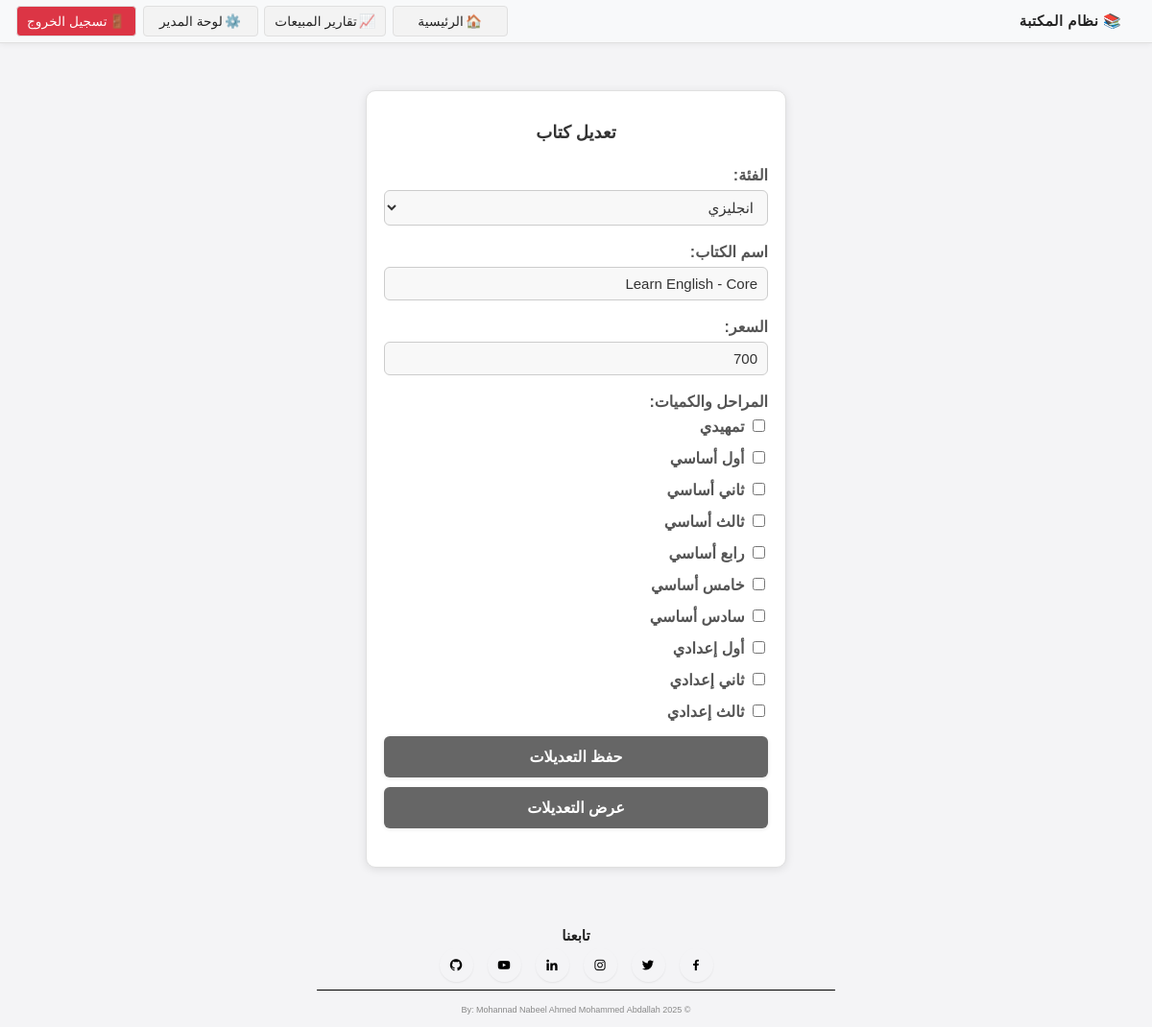
The page /public/edit_book.php?id=2 (signed in) on the database its author committed.
### tables this page shows
CREATE TABLE `books` (
  `id` int(11) NOT NULL,
  `title` varchar(255) DEFAULT NULL,
  `category` varchar(100) DEFAULT NULL,
  `grade_from` varchar(50) DEFAULT NULL,
  `grade_to` varchar(50) DEFAULT NULL,
  `price` int(11) DEFAULT NULL,
  `quantity` int(11) DEFAULT 0,
  `series` varchar(100) DEFAULT NULL,
  `term` varchar(20) DEFAULT NULL
);

### public/edit_book.php (the view, shortened to what this page needs)
<?php
require_once __DIR__ . '/../config/bootstrap.php';
include 'header.php';
$stages = [
    'تمهيدي', 'أول أساسي', 'ثاني أساسي', 'ثالث أساسي', 'رابع أساسي', 'خامس أساسي', 'سادس أساسي',
    'أول إعدادي', 'ثاني إعدادي', 'ثالث إعدادي'
];
$book_id = isset($_GET['id']) ? intval($_GET['id']) : 0;
$sql = "SELECT * FROM books WHERE id = ?";
$stmt = $conn->prepare($sql);
$stmt->bind_param("i", $book_id);
$stmt->execute();
$result = $stmt->get_result();
$book = $result->fetch_assoc();
$stage_quantities = array_fill_keys($stages, 0);
?>
<!DOCTYPE html>
<html lang="ar">
<head>
</head>
<body>
    <div class="container container-small">
        <h2>تعديل كتاب</h2>
        <form method="post" action="">
            <label>الفئة:</label>
            <select name="category" required>
                <option value="انجليزي" <?= $book['category'] == 'انجليزي' ? 'selected' : '' ?>>انجليزي</option>
            </select>
            <label>اسم الكتاب:</label>
            <input type="text" name="title" value="<?= htmlspecialchars($book['title']) ?>" required>
            <label>السعر:</label>
            <input type="number" name="price" value="<?= $book['price'] ?>" required>
            <label>المراحل والكميات:</label>
            <div id="stages-container">
                <?php
                foreach ($stages as $stage) {
                    $checked = ($stage_quantities[$stage] > 0) ? 'checked' : '';
                    echo "<div style='margin-bottom:7px;'>";
                    echo "<label style='display:inline-block;'><input type='checkbox' name='stage_selected[]' value='$stage' onchange='toggleQty(this)' $checked> $stage</label> ";
                    echo "</div>";
                }
                ?>
            </div>
            <button type="submit">حفظ التعديلات</button>
            <a href="view_books.php" class="stock-btn">عرض التعديلات</a>
        </form>
    </div>
    <?php include 'footer.php'; ?>
</body>
</html>

### assets/style.css (style rules this page uses)
body { background: #f4f4f6; font-family: Tahoma, Arial, 'Segoe UI', sans-serif !important; margin: 0; padding-top: 44px; }
.container { max-width: 1100px; margin: 40px auto; background: #fff; border-radius: 10px; box-shadow: 0 2px 10px rgba(0, 0, 0, 0.1); border: 1px solid #e0e0e0; padding: 32px 18px; }
h2, h1 { text-align: center; color: #333; margin-bottom: 24px; font-size: 1.18em; margin-top: 0; }
label { display: block; margin-bottom: 8px; color: #555; font-weight: 500; }
input, select, button, textarea { font-family: inherit; }
input[type="text"], input[type="number"], input[type="password"], select, textarea { padding: 8px 10px; border: 1px solid #ccc; border-radius: 6px; margin-bottom: 14px; width: 100%; background: #f8f8f8; color: #333; font-size: 15px; }
.main-btn, button[type="submit"], .add-row, .add-item-btn, .stock-btn { background: #666; color: #fff; border: none; border-radius: 6px; padding: 10px 0; font-size: 1em; font-weight: bold; cursor: pointer; text-decoration: none; box-shadow: 0 1px 4px rgba(0, 0, 0, 0.1); transition: background 0.2s; }
.stock-btn { display: block; width: 100%; margin-top: 10px; text-align: center; }

### public/header.php (style rules this page uses)
body { padding-top: 44px !important; direction: rtl; }

### public/edit_book.php (style rules this page uses)
body { background: #f4f4f6; font-family: Tahoma, Arial, 'Segoe UI', sans-serif; margin: 0; padding-top: 44px; }
.container { max-width: 400px; margin: 50px auto; background: #fff; border-radius: 10px; box-shadow: 0 2px 10px rgba(0, 0, 0, 0.1); border: 1px solid #e0e0e0; padding: 32px 18px 24px 18px; }
h2 { text-align: center; color: #333; margin-bottom: 24px; font-size: 1.13em; margin-top: 0; }
label { display: block; margin-bottom: 6px; color: #555; font-weight: 600; }
input[type="text"], input[type="number"], select { width: 100%; padding: 8px 10px; margin-bottom: 18px; border: 1px solid #ccc; border-radius: 6px; font-size: 15px; background: #f8f8f8; color: #333; transition: border 0.2s; }
button[type="submit"], .stock-btn { width: 100%; background: #666; color: #fff; border: none; border-radius: 6px; padding: 12px 0; font-size: 1em; font-weight: bold; cursor: pointer; transition: background 0.2s; margin-top: 10px; box-shadow: 0 1px 4px rgba(0, 0, 0, 0.1); display: block; text-align: center; text-decoration: none; }

### rows shown on the page
books: category "انجليزي", title "Learn English - Core", price "700"

### other values the page prints
$stage "تمهيدي"
$stage "أول أساسي"
$stage "ثاني أساسي"
$stage "ثالث أساسي"
$stage "رابع أساسي"
$stage "خامس أساسي"
$stage "سادس أساسي"
$stage "أول إعدادي"
$stage "ثاني إعدادي"
$stage "ثالث إعدادي"
